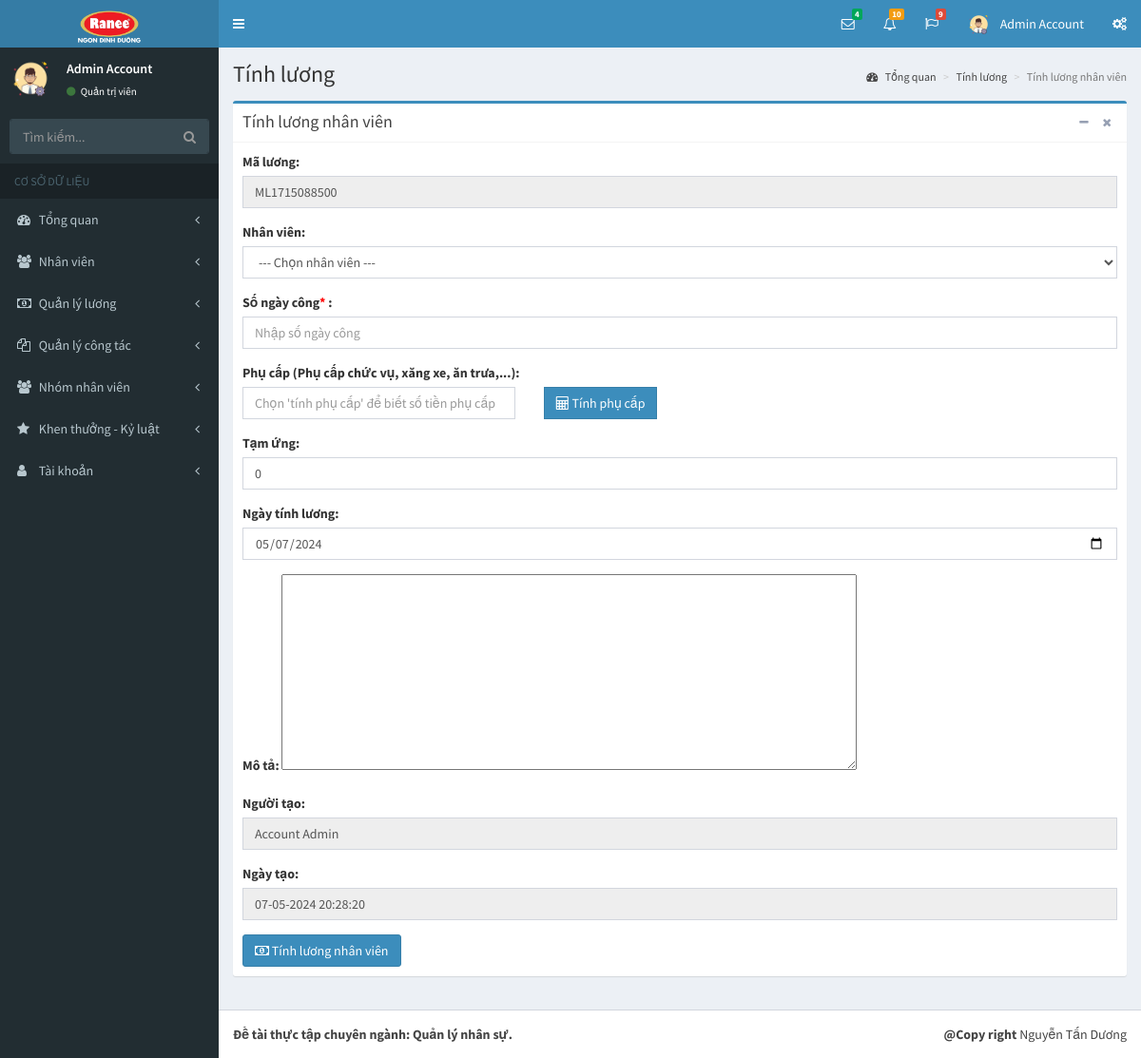
Page /pages/tinh-luong.php (signed in) on the committed database.
### tables this page shows
CREATE TABLE `tai_khoan` (
  `id` int(11) NOT NULL,
  `ho` varchar(50) NOT NULL,
  `ten` varchar(50) NOT NULL,
  `hinh_anh` varchar(50) NOT NULL,
  `email` varchar(50) NOT NULL,
  `mat_khau` varchar(50) NOT NULL,
  `so_dt` varchar(50) NOT NULL,
  `quyen` tinyint(1) NOT NULL,
  `trang_thai` tinyint(1) NOT NULL,
  `truy_cap` int(11) NOT NULL,
  `ngay_tao` datetime NOT NULL,
  `ngay_sua` datetime NOT NULL
);

### pages/tinh-luong.php (the view, shortened to what this page needs)
<?php
if(isset($_SESSION['username']) && isset($_SESSION['level']))
{
  include('../layouts/header.php');
  include('../layouts/topbar.php');
  include('../layouts/sidebar.php');
  $salaryCode = "ML" . time();
?>
  <div class="content-wrapper">
    <section class="content-header">
      <h1>
        Tính lương
      </h1>
      <ol class="breadcrumb">
        <li><a href="index.php?p=index&a=statistic"><i class="fa fa-dashboard"></i> Tổng quan</a></li>
        <li><a href="tinh-luong.php?p=salary&a=salary">Tính lương</a></li>
        <li class="active">Tính lương nhân viên</li>
      </ol>
    </section>
    <section class="content">
      <div class="row">
        <div class="col-xs-12">
          <div class="box box-primary">
            <div class="box-header with-border">
              <h3 class="box-title">Tính lương nhân viên</h3>
              <div class="box-tools pull-right">
                <button type="button" class="btn btn-box-tool" data-widget="collapse"><i class="fa fa-minus"></i></button>
                <button type="button" class="btn btn-box-tool" data-widget="remove"><i class="fa fa-remove"></i></button>
              </div>
            </div>
            <div class="box-body">
              <form action="" method="POST">
                <div class="row">
                  <div class="col-md-12">
                    <div class="form-group">
                      <label for="exampleInputEmail1">Mã lương: </label>
                      <input type="text" class="form-control" id="exampleInputEmail1" name="maLuong" value="<?php echo $salaryCode; ?>" readonly>
                    </div>
                    <div class="form-group">
                      <label for="exampleInputEmail1">Nhân viên: </label>
                      <select class="form-control" name="maNhanVien" id="idNhanVien">
                        <option value="chon">--- Chọn nhân viên ---</option>
                      </select>
                    </div>
                    <div class="form-group">
                      <label for="exampleInputEmail1">Số ngày công<span style="color: red;">*</span> : </label>
                      <input type="text" class="form-control" placeholder="Nhập số ngày công" name="soNgayCong" value="<?php echo isset($_POST['soNgayCong']) ? $_POST['soNgayCong'] : ''; ?>" id="soNgayCong">
                    </div>
                    <div class="form-group">
                      <label for="exampleInputEmail1">Phụ cấp (Phụ cấp chức vụ, xăng xe, ăn trưa,...): </label>
                      <div class="row">
                        <div class="col-md-4">
                          <input type="text" class="form-control" placeholder="Chọn 'tính phụ cấp' để biết số tiền phụ cấp" name="phuCap" id="phuCap">
                        </div>
                        <div class="col-md-8">
                          <button type="button" class="btn btn-primary btn-flat" id="tinhPhuCap"><i class="fa fa-calculator"></i> Tính phụ cấp</button>
                        </div>
                      </div>
                    </div>
                    <div class="form-group">
                      <label for="exampleInputEmail1">Tạm ứng: </label>
                      <input type="text" class="form-control" id="exampleInputEmail1" name="tamUng" placeholder="Nhập số tiền muốn tạm ứng" value="0">
                    </div>
                    <div class="form-group">
                      <label for="exampleInputEmail1">Ngày tính lương: </label>
                      <input type="date" class="form-control" id="exampleInputEmail1" placeholder="Nhập số tiền phụ cấp" name="ngayTinhLuong" value="<?php echo date('Y-m-d'); ?>">
                    </div>
                    <div class="form-group">
                      <label for="exampleInputEmail1">Mô tả: </label>
                      <textarea id="editor1" rows="10" cols="80" name="moTa" class="ckeditor">
                      </textarea>
                    </div>
                    <div class="form-group">
                      <label for="exampleInputEmail1">Người tạo: </label>
                      <input type="text" class="form-control" id="exampleInputEmail1" value="<?php echo $row_acc['ho']; ?> <?php echo $row_acc['ten']; ?>" name="nguoiTao" readonly>
                    </div>
                    <div class="form-group">
                      <label for="exampleInputEmail1">Ngày tạo: </label>
                      <input type="text" class="form-control" id="exampleInputEmail1" value="<?php echo date('d-m-Y H:i:s'); ?>" name="ngayTao" readonly>
                    </div>
                    <?php
                      if($_SESSION['level'] == 1)
                        echo "<button type='submit' class='btn btn-primary' name='tinhLuong'><i class='fa fa-money'></i> Tính lương nhân viên</button>";
                    ?>
                  </div>
                </div>
              </form>
            </div>
          </div>
        </div>
      </div>
    </section>
  </div>
<?php
  include('../layouts/footer.php');
}
else
{
  header('Location: dang-nhap.php');
}
?>

### layouts/topbar.php (shortened to what this page needs)
<body class="hold-transition skin-blue sidebar-mini">
<div class="wrapper">
  <header class="main-header">
    <a href="index.php?p=index&a=statistic" class="logo">
      <span class="logo-lg"><img src="../dist/images/logo.png" alt=""></span>
    </a>
    <nav class="navbar navbar-static-top">
      <a href="#" class="sidebar-toggle" data-toggle="push-menu" role="button">
      </a>
      <div class="navbar-custom-menu">
        <ul class="nav navbar-nav">
          <li class="dropdown messages-menu">
            <a href="#" class="dropdown-toggle" data-toggle="dropdown">
              <i class="fa fa-envelope-o"></i>
              <span class="label label-success">4</span>
            </a>
          </li>
          <li class="dropdown notifications-menu">
            <a href="#" class="dropdown-toggle" data-toggle="dropdown">
              <i class="fa fa-bell-o"></i>
              <span class="label label-warning">10</span>
            </a>
          </li>
          <li class="dropdown tasks-menu">
            <a href="#" class="dropdown-toggle" data-toggle="dropdown">
              <i class="fa fa-flag-o"></i>
              <span class="label label-danger">9</span>
            </a>
          </li>
          <li class="dropdown user user-menu">
            <a href="#" class="dropdown-toggle" data-toggle="dropdown">
              <img src="../uploads/images/<?php echo $row_acc['hinh_anh']; ?>" class="user-image" alt="User Image">
              <span class="hidden-xs"><?php echo $row_acc['ten']; ?> <?php echo $row_acc['ho']; ?></span>
            </a>
          </li>
          <li>
            <a href="#" data-toggle="control-sidebar"><i class="fa fa-gears"></i></a>
          </li>
        </ul>
      </div>
    </nav>
  </header>

### layouts/sidebar.php (shortened to what this page needs)
<aside class="main-sidebar">
  <section class="sidebar">
    <div class="user-panel">
      <div class="pull-left image">
        <img src="../uploads/images/<?php echo $row_acc['hinh_anh']; ?>" class="img-circle" alt="User Image">
      </div>
      <div class="pull-left info">
        <p>
          <?php echo $row_acc['ten']; ?> <?php echo $row_acc['ho']; ?>
        </p>
        <a href="#"><i class="fa fa-circle text-success"></i>
          <?php
            if($row_acc['quyen'] == 1)
            {
              echo "Quản trị viên";
            }
            else
            {
              echo "Nhân viên";
            }
          ?>
        </a>
      </div>
    </div>
    <form action="#" method="get" class="sidebar-form">
      <div class="input-group">
        <input type="text" name="q" class="form-control" placeholder="Tìm kiếm...">
        <span class="input-group-btn">
              <button type="submit" name="search" id="search-btn" class="btn btn-flat"><i class="fa fa-search"></i>
              </button>
            </span>
      </div>
    </form>
    <ul class="sidebar-menu" data-widget="tree">
      <li class="header">CƠ SỞ DỮ LIỆU</li>
      <li class="<?php if($p == 'index') echo 'active'; ?> treeview">
        <a href="#">
          <i class="fa fa-dashboard"></i> <span>Tổng quan</span>
          <span class="pull-right-container">
            <i class="fa fa-angle-left pull-right"></i>
          </span>
        </a>
      </li>
      <li class="<?php if($p == 'staff') echo 'active'; ?> treeview">
        <a href="#">
          <i class="fa fa-users"></i>
          <span>Nhân viên</span>
          <span class="pull-right-container">
            <i class="fa fa-angle-left pull-right"></i>
          </span>
        </a>
      </li>
      <li class="<?php if($p == 'salary') echo 'active'; ?> treeview">
        <a href="#">
          <i class="fa fa-money"></i>
          <span>Quản lý lương</span>
          <span class="pull-right-container">
            <i class="fa fa-angle-left pull-right"></i>
          </span>
        </a>
      </li>
      <li class="<?php if($p == 'collaborate') echo 'active'; ?> treeview">
        <a href="#">
          <i class="fa fa-files-o"></i>
          <span>Quản lý công tác</span>
          <span class="pull-right-container">
            <i class="fa fa-angle-left pull-right"></i>
          </span>
        </a>
      </li>
      <li class="<?php if($p == 'group') echo 'active'; ?> treeview">
        <a href="#">
          <i class="fa fa-users"></i> <span>Nhóm nhân viên</span>
          <span class="pull-right-container">
            <i class="fa fa-angle-left pull-right"></i>
          </span>
        </a>
      </li>
      <li class="<?php if($p == 'bonus-discipline') echo 'active'; ?> treeview">
        <a href="#">
          <i class="fa fa-star"></i> <span>Khen thưởng - Kỷ luật</span>
          <span class="pull-right-container">
            <i class="fa fa-angle-left pull-right"></i>
          </span>
        </a>
      </li>
      <li class="<?php if($p == 'account') echo 'active'; ?> treeview">
        <a href="#">
          <i class="fa fa-user"></i> <span>Tài khoản</span>
          <span class="pull-right-container">
            <i class="fa fa-angle-left pull-right"></i>
          </span>
        </a>
      </li>
    </ul>
  </section>
</aside>

### rows in the picture
tai_khoan: hinh_anh (picture), ten "Admin", ho "Account", nguoiTao "Account Admin"
